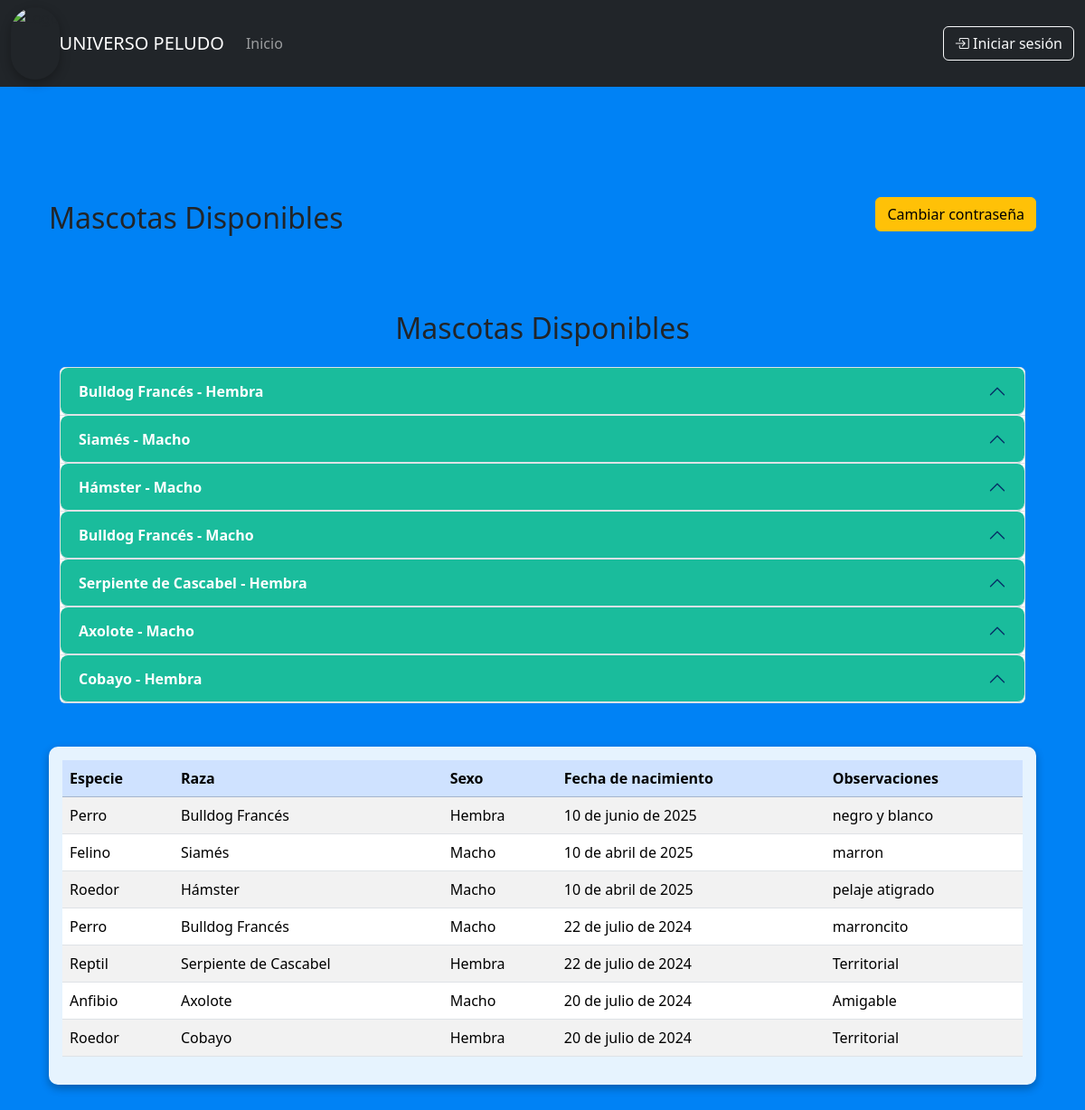
Page /dashboard/ on the earlier database version.
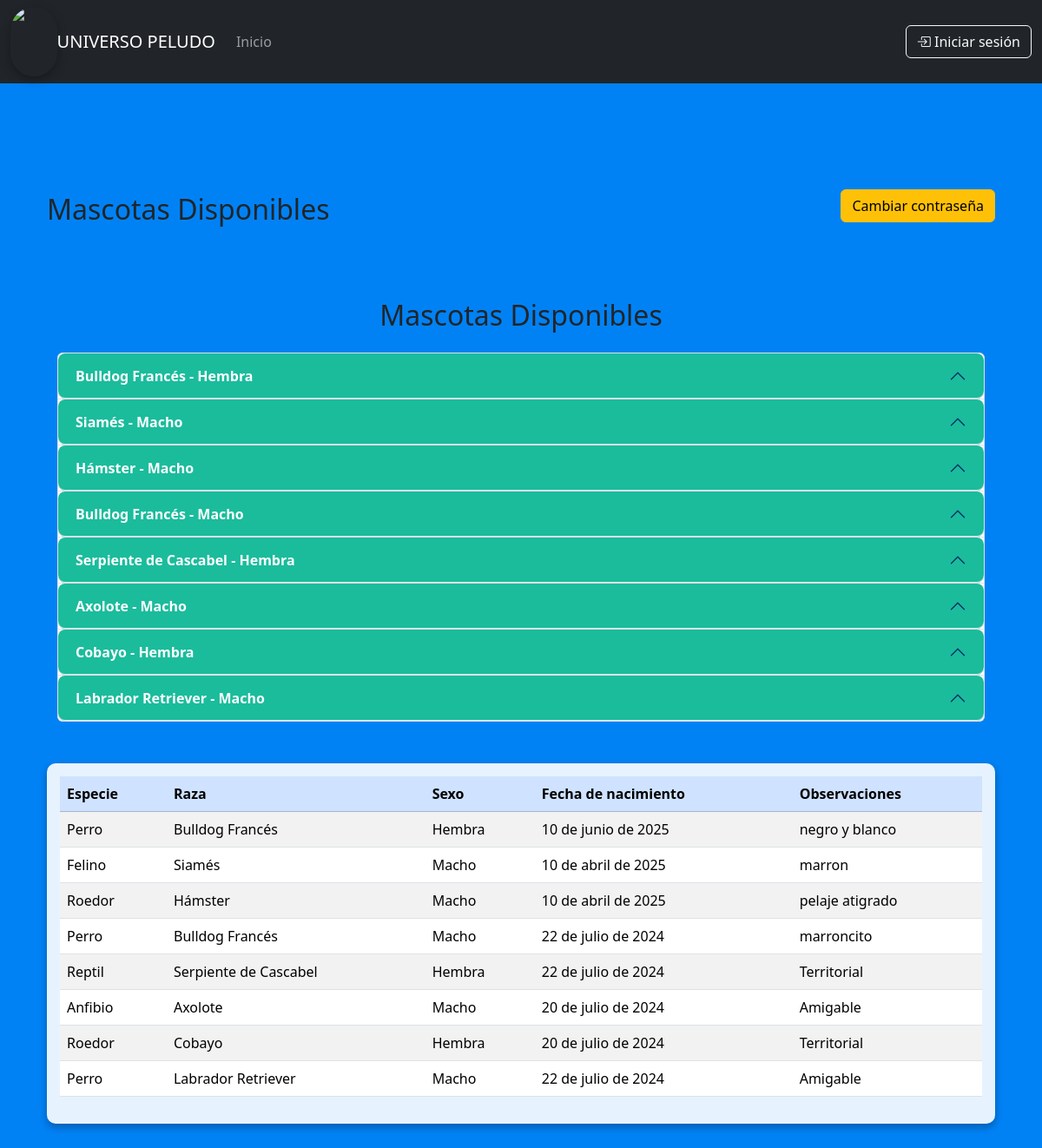
Same page on the later database version.
### apps/core/models.py (models this page shows, shortened)
class Mascotas(models.Model):
    raza = models.ForeignKey(Raza, on_delete=models.SET_NULL, null=True, blank=True, related_name="raza")
    sexo = models.CharField(max_length= 6, choices = SEXO_CHOICES)
    tamanio = models.CharField(max_length=80)
    observaciones = models.CharField(max_length=200)
    fecha_nac = models.DateField()
    created_at = models.DateTimeField(auto_now_add=True)
    updated_at = models.DateTimeField(auto_now=True)
    fotos = models.ImageField(upload_to='mascotas/', blank=True, null=True) #nuevo campo para agregar imagenes

class Raza(models.Model):
    especie = models.ForeignKey(Especie, on_delete=models.SET_NULL, null=True, blank=True, related_name="especie")
    nombre = models.CharField(max_length=80)
    def __str__(self):
        return f"{self.nombre}"

class Especie(models.Model):
    nombre = models.CharField(max_length=80)
    descripcion = models.TextField(default="")
    def __str__(self):
        return f"{self.nombre}"

### apps/core/views.py (the view)
# urls.py: path('dashboard/', dashboard, name='dashboard'),
def dashboard(request):
   lista_mascotas = Mascotas.objects.all()
   contexto = {
       'mascotas' : lista_mascotas
   }
   return render(request, 'dashboard.html', contexto)

### apps/core/templates/dashboard.html (shortened to what this page needs)
{% extends "base.html" %}
{% load static %}
{% block content %}
<div class="container py-5">
    <div>
        <div class="d-flex justify-content-between align-items-center mb-4">
            <h2>Mascotas Disponibles</h2>
            <a href="{% url 'cambiar_contraseña_voluntariamente'%}"class="btn btn-warning mb-3">Cambiar contraseña</a>
    </div>
    {% include 'menuUsuario.html' %}
    <div class="table-responsive">
        <table class="table table-striped table-hover align-middle">
            <thead class="table-primary">
                <tr>
                    <th scope="col">Especie</th>
                    <th scope="col">Raza</th>
                    <th scope="col">Sexo</th>
                    <th scope="col">Fecha de nacimiento</th>
                    <th scope="col">Observaciones</th>
                </tr>
            </thead>
            <tbody>
                {% for mascota in mascotas %}
                    <tr>
                        <td>{{ mascota.raza.especie }}</td>
                        <td>{{ mascota.raza }}</td>
                        <td>{{ mascota.sexo }}</td>
                        <td>{{ mascota.fecha_nac }}</td>
                        <td>{{ mascota.observaciones }}</td>
                    </tr>
                {% empty %}
                    <tr>
                        <td colspan="5" class="text-center text-muted">
                            No hay mascotas disponibles.
                        </td>
                    </tr>
                {% endfor %}
            </tbody>
        </table>
    </div>
</div>
{% endblock %}

### apps/core/templates/menuUsuario.html (shortened to what this page needs)
{% load static %}
<div class="container py-5">
    <h2 class="mb-4 text-center">Mascotas Disponibles</h2>
    <div class="accordion" id="accordionMascotas">
        {% for mascota in mascotas %}
            <div class="accordion-item">
                <h2 class="accordion-header" id="heading{{ mascota.id }}">
                    <button class="accordion-button" type="button" data-bs-toggle="collapse" data-bs-target="#collapse{{ mascota.id }}" aria-expanded="false" aria-controls="collapse{{ mascota.id }}">
                        {{ mascota.raza }} - {{ mascota.sexo }}
                    </button>
                </h2>
            </div>
        {% empty %}
            <div class="accordion-item">
                <div class="accordion-body text-center text-muted">
                    No hay mascotas disponibles.
                </div>
            </div>
        {% endfor %}
    </div>
</div>

Differences in the rows shown:
added Mascotas: raza "Labrador Retriever", sexo "Macho", raza.especie "Perro", fecha_nac "22 de julio de 2024", observaciones "Amigable"
